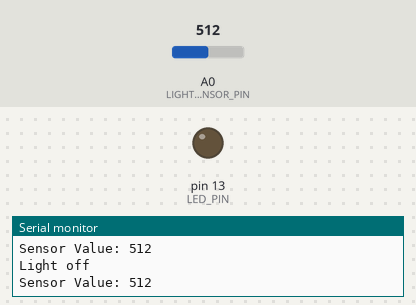
Simulated run of this sketch. Board: Arduino Uno, built with avr-gcc and run on an emulated ATmega328P. On the bench: output pins drawn as LEDs (lit = HIGH), the last lines printed to the serial monitor. The test bench sets the inputs (shaded band); at power-on: A0 (LIGHT_SENSOR_PIN) = 512.

Above: at 1.8 s.
1.9 s: A0 (LIGHT_SENSOR_PIN) set to 486
At 2.5 s:
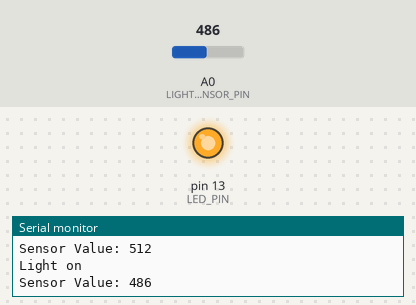
3.5 s: A0 (LIGHT_SENSOR_PIN) set to 510
At 5.2 s:
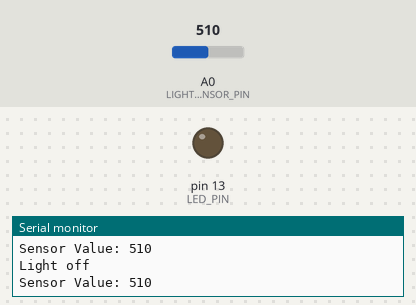
5.5 s: A0 (LIGHT_SENSOR_PIN) set to 490
At 6.8 s:
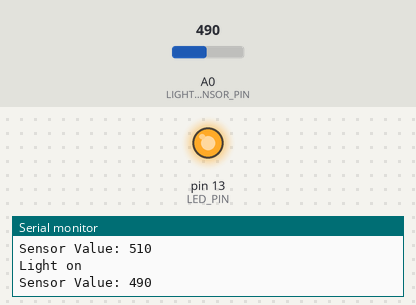
Timing chart, 0 to 8.5 s (numbered marks = the images above; inputs shaded):
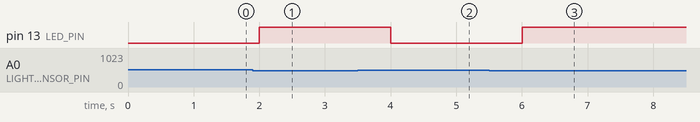

Measured:
- the behaviour switches between 500 and 499 on A0 (LIGHT_SENSOR_PIN) (found by bisection; images 0 and 1)
- after the input at 1.9 s, pin 13 (LED_PIN): LOW → HIGH after 0.10 s
- after the input at 3.5 s, pin 13 (LED_PIN): HIGH → LOW after 0.50 s
- after the input at 5.5 s, pin 13 (LED_PIN): LOW → HIGH after 0.50 s

The sketch:

led_light_sensor.ino
```cpp
// Project 4: LED light sensor

// The purpose of this project was to create a design which turns on and off an LED based on the input reading from a light sensor.
// Group Members: Josh Wild, Dayne Newman
// Group Number: 14 (not sure this is what the bottom of the breadboard said)
// Date: 3/4/2025
// Code written by: Both team members


// constants won't change
const int LIGHT_SENSOR_PIN = A0; //light sensor's pin
const int LED_PIN = 13; //LED's pin
const int ANALOG_THRESHOLD = 500;

// variables will change:
int analogValue;

void setup() {
  pinMode(LED_PIN, OUTPUT); // set arduino pin to output mode
  Serial.begin(9600);
}

void loop() {
  //read the input on analog pin
  analogValue = analogRead(LIGHT_SENSOR_PIN);

  //compare analog value with the threshold
  if(analogValue < ANALOG_THRESHOLD){
    digitalWrite(LED_PIN, HIGH); // turn on LED
    // print values
    Serial.println("Light on");
    Serial.print("Sensor Value: ");
    Serial.println(analogValue);
  }
  else{
    digitalWrite(LED_PIN, LOW); // turn off LED

    // print values
    Serial.println("Light off");
    Serial.print("Sensor Value: ");
    Serial.println(analogValue);
  }
  //Delay of 1000ms before checking light level again
  delay(1000);
}
```
